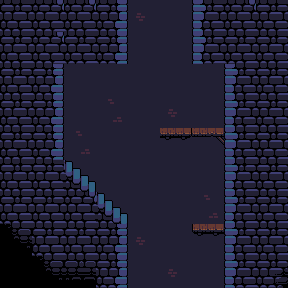

Tiled map render using the project's own tile images. Description and the map definition, with tile-layer contents summarised, below:
An orthogonal 9x9 tile map with 32x32 px tiles, 3 tile layers (Background, Foreground, Sensor), 2 tilesets.

<map version="1.0" orientation="orthogonal" renderorder="right-down" width="9" height="9" tilewidth="32" tileheight="32" nextobjectid="1">
 <tileset firstgid="1" name="oppcastle-mod-tiles" tilewidth="32" tileheight="32">
  <image source="oppcastle-mod-tiles.png" width="480" height="352" />
 </tileset>
 <tileset firstgid="166" name="oppcastle-tiles_0" tilewidth="32" tileheight="32">
  <image source="oppcastle-tiles_0.png" width="416" height="352" />
 </tileset>
 <layer name="Background" width="9" height="9">
  <data>[81 cells, 81 non-empty, 3 distinct tile ids]</data>
 </layer>
 <layer name="Foreground" width="9" height="9">
  <data>[81 cells, 52 non-empty, 12 distinct tile ids]</data>
 </layer>
 <layer name="Sensor" width="9" height="9">
  <data>[81 cells, 4 non-empty, 2 distinct tile ids]</data>
 </layer>
</map>
